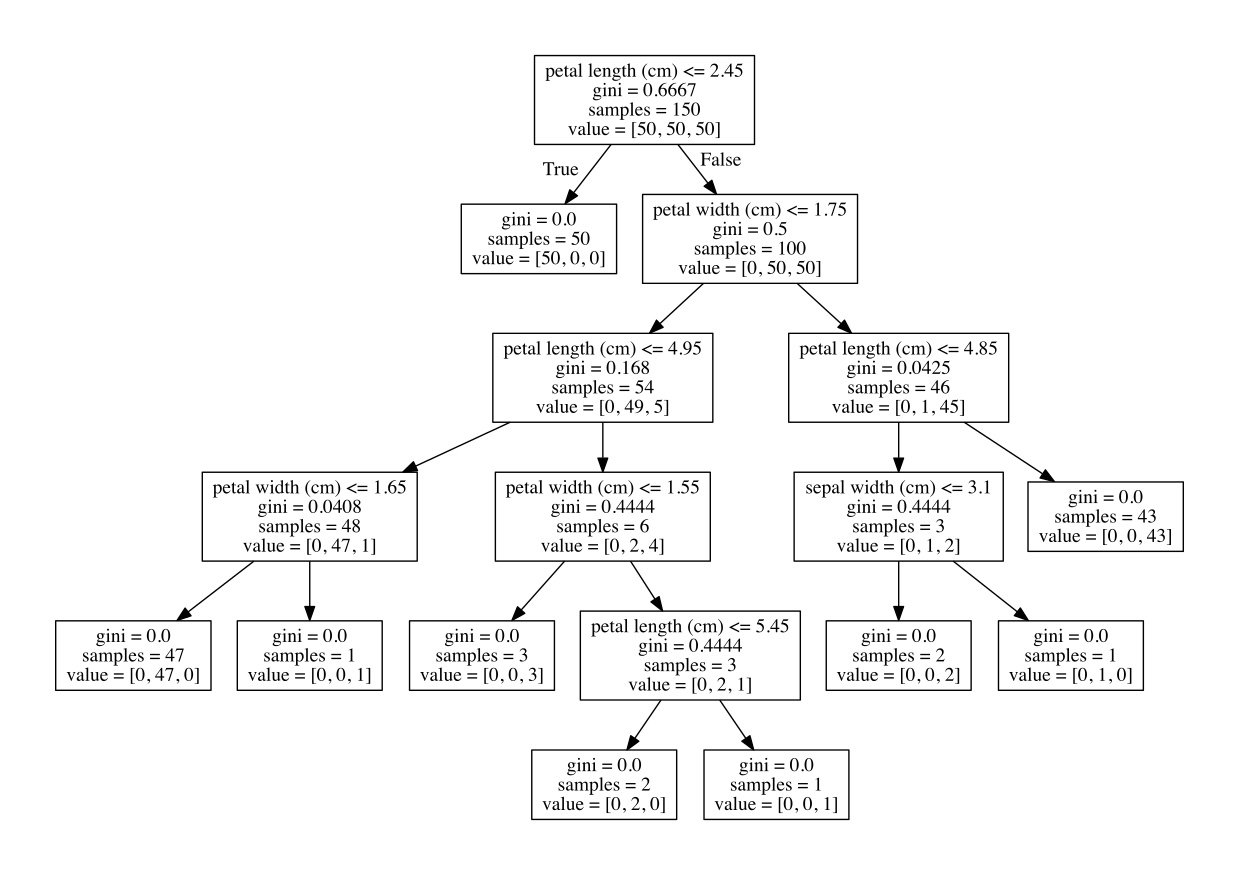

Recreate this plot in Python.
from sklearn.datasets import load_iris
from sklearn import tree
from sklearn import tree
from sklearn.externals.six import StringIO
import pydot

def generate_tree_pdf():
    dot_data = StringIO()
    tree.export_graphviz(clf, out_file=dot_data,
                         feature_names=iris.feature_names)
    graph = pydot.graph_from_dot_data(dot_data.getvalue())
    graph.write_pdf("demo.pdf")

iris = load_iris()
clf = tree.DecisionTreeClassifier()
clf = clf.fit(iris.data, iris.target)
# print(iris.data)
# print(iris.target)
#
# print(iris.feature_names)
# print(iris.target_names)
generate_tree_pdf()
